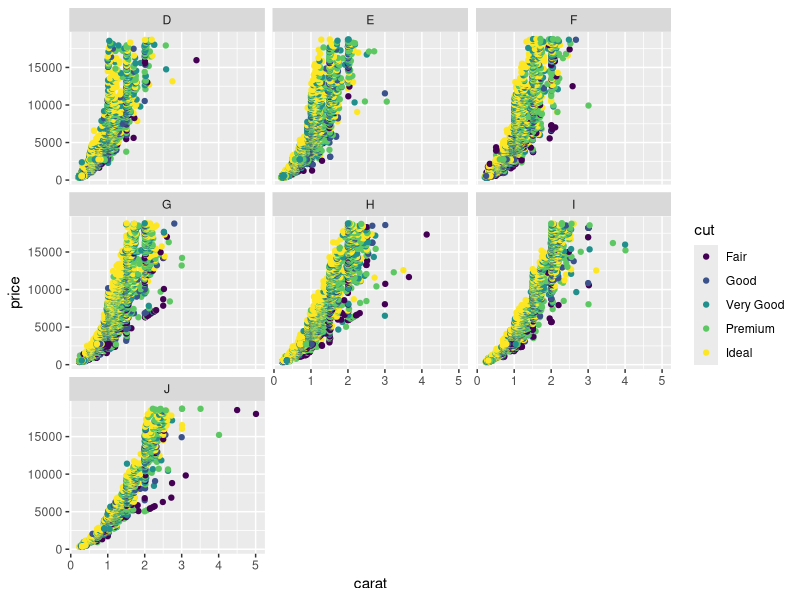
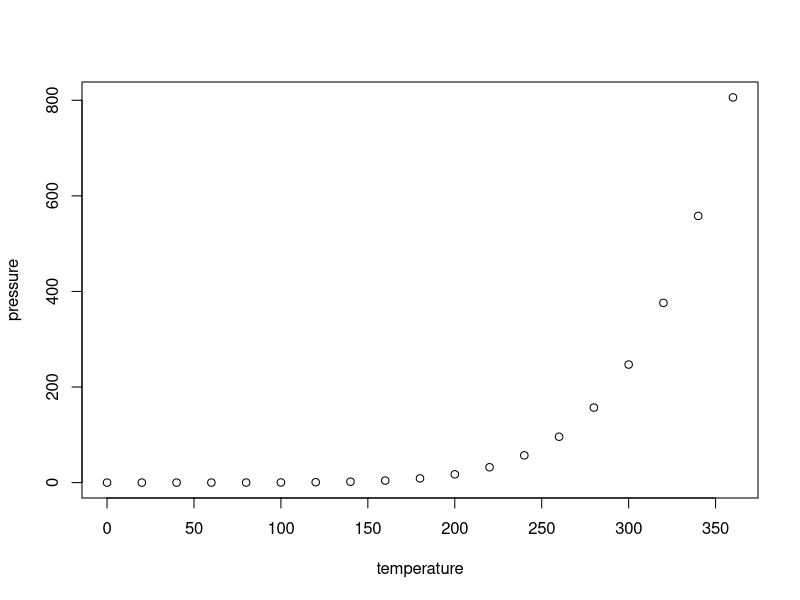

R code for these plots, in order:
## ---- chunk 1
knitr::opts_chunk$set(echo = FALSE, warning = FALSE, message = FALSE)
## ---- chunk 2

library(tidyverse)

diamonds %>%
  ggplot() +
  geom_point(
    aes(
      x = carat,
      y = price,
      color = cut
    )
  ) + 
  facet_wrap(~ color)

## ---- chunk 3
plot(pressure)
